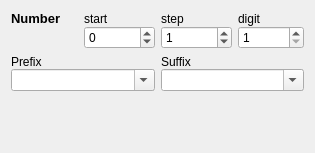
<?xml version="1.0" encoding="UTF-8"?>
<ui version="4.0">
 <class>StringBuilder::WidgetNumberSetting</class>
 <widget class="QWidget" name="StringBuilder::WidgetNumberSetting">
  <property name="geometry">
   <rect>
    <x>0</x>
    <y>0</y>
    <width>315</width>
    <height>153</height>
   </rect>
  </property>
  <property name="windowTitle">
   <string>Form</string>
  </property>
  <layout class="QVBoxLayout" name="verticalLayout">
   <item>
    <layout class="QGridLayout" name="gridLayout">
     <property name="verticalSpacing">
      <number>0</number>
     </property>
     <item row="0" column="0">
      <widget class="QLabel" name="label">
       <property name="font">
        <font>
         <pointsize>10</pointsize>
         <bold>true</bold>
        </font>
       </property>
       <property name="text">
        <string>Number</string>
       </property>
      </widget>
     </item>
     <item row="0" column="1">
      <widget class="QLabel" name="label_2">
       <property name="text">
        <string>start</string>
       </property>
      </widget>
     </item>
     <item row="0" column="2">
      <widget class="QLabel" name="label_3">
       <property name="text">
        <string>step</string>
       </property>
      </widget>
     </item>
     <item row="0" column="3">
      <widget class="QLabel" name="label_4">
       <property name="text">
        <string>digit</string>
       </property>
      </widget>
     </item>
     <item row="1" column="1">
      <widget class="QSpinBox" name="spinBoxStart">
       <property name="minimum">
        <number>-1000000</number>
       </property>
       <property name="maximum">
        <number>1000000</number>
       </property>
      </widget>
     </item>
     <item row="1" column="2">
      <widget class="QSpinBox" name="spinBoxStep">
       <property name="minimum">
        <number>-1000000</number>
       </property>
       <property name="maximum">
        <number>1000000</number>
       </property>
       <property name="value">
        <number>1</number>
       </property>
      </widget>
     </item>
     <item row="1" column="3">
      <widget class="QSpinBox" name="spinBoxDigit">
       <property name="minimum">
        <number>1</number>
       </property>
       <property name="maximum">
        <number>10</number>
       </property>
      </widget>
     </item>
    </layout>
   </item>
   <item>
    <layout class="QGridLayout" name="gridLayout_2">
     <property name="verticalSpacing">
      <number>0</number>
     </property>
     <item row="0" column="0">
      <widget class="QLabel" name="label_5">
       <property name="text">
        <string>Prefix</string>
       </property>
      </widget>
     </item>
     <item row="1" column="0">
      <widget class="HistoryComboBox" name="comboxPrefix">
       <property name="editable">
        <bool>true</bool>
       </property>
       <property name="maxCount">
        <number>24</number>
       </property>
       <property name="insertPolicy">
        <enum>QComboBox::NoInsert</enum>
       </property>
      </widget>
     </item>
     <item row="0" column="1">
      <widget class="QLabel" name="label_6">
       <property name="text">
        <string>Suffix</string>
       </property>
      </widget>
     </item>
     <item row="1" column="1">
      <widget class="HistoryComboBox" name="comboxSuffix">
       <property name="editable">
        <bool>true</bool>
       </property>
       <property name="maxCount">
        <number>24</number>
       </property>
       <property name="insertPolicy">
        <enum>QComboBox::NoInsert</enum>
       </property>
      </widget>
     </item>
    </layout>
   </item>
   <item>
    <widget class="StringBuilder::WidgetPositionFixer" name="widgetPositionFixer">
     <property name="frameShape">
      <enum>QFrame::Box</enum>
     </property>
     <property name="frameShadow">
      <enum>QFrame::Raised</enum>
     </property>
    </widget>
   </item>
   <item>
    <spacer name="verticalSpacer">
     <property name="orientation">
      <enum>Qt::Vertical</enum>
     </property>
     <property name="sizeHint" stdset="0">
      <size>
       <width>20</width>
       <height>40</height>
      </size>
     </property>
    </spacer>
   </item>
  </layout>
 </widget>
 <customwidgets>
  <customwidget>
   <class>StringBuilder::WidgetPositionFixer</class>
   <extends>QFrame</extends>
   <header>stringbuilder/widgets/widgetpositionfixer.h</header>
   <container>1</container>
  </customwidget>
  <customwidget>
   <class>HistoryComboBox</class>
   <extends>QComboBox</extends>
   <header>widgets/historycombobox.h</header>
  </customwidget>
 </customwidgets>
 <resources/>
 <connections/>
</ui>
